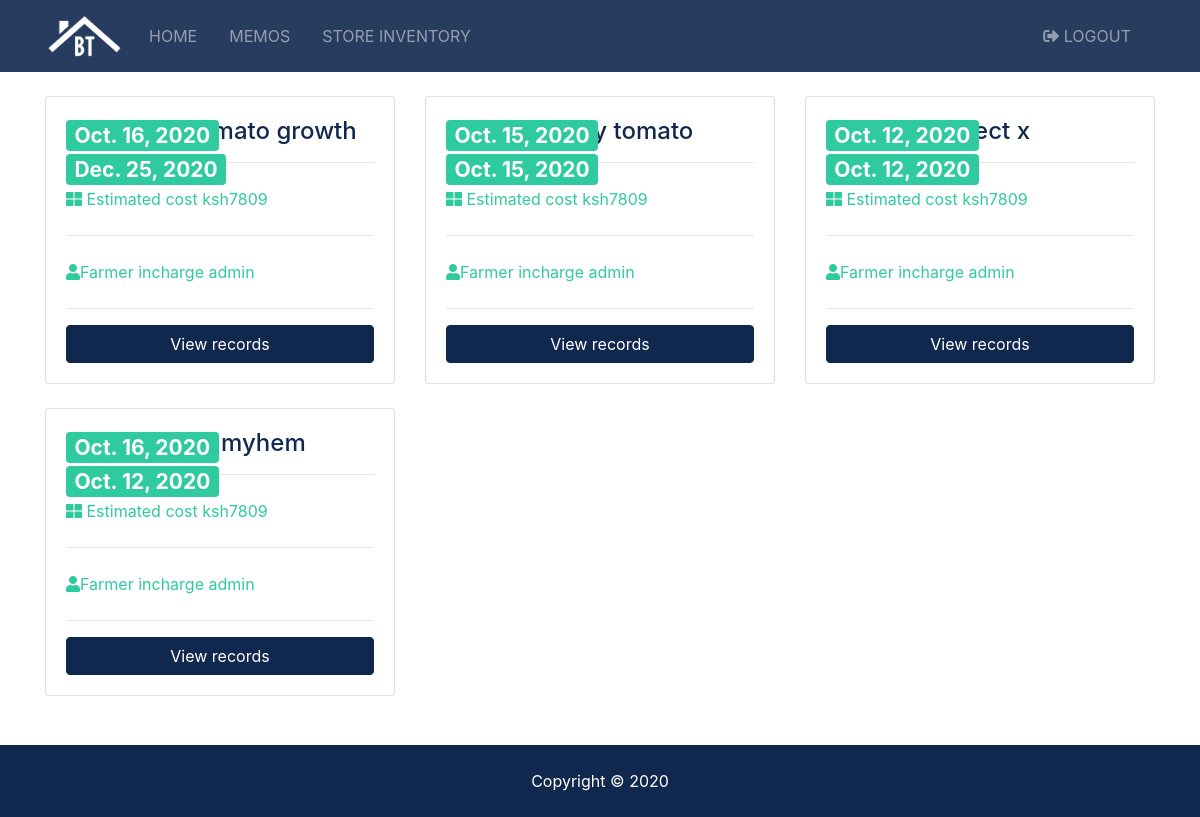
Before: /all (signed in) with the older database file.
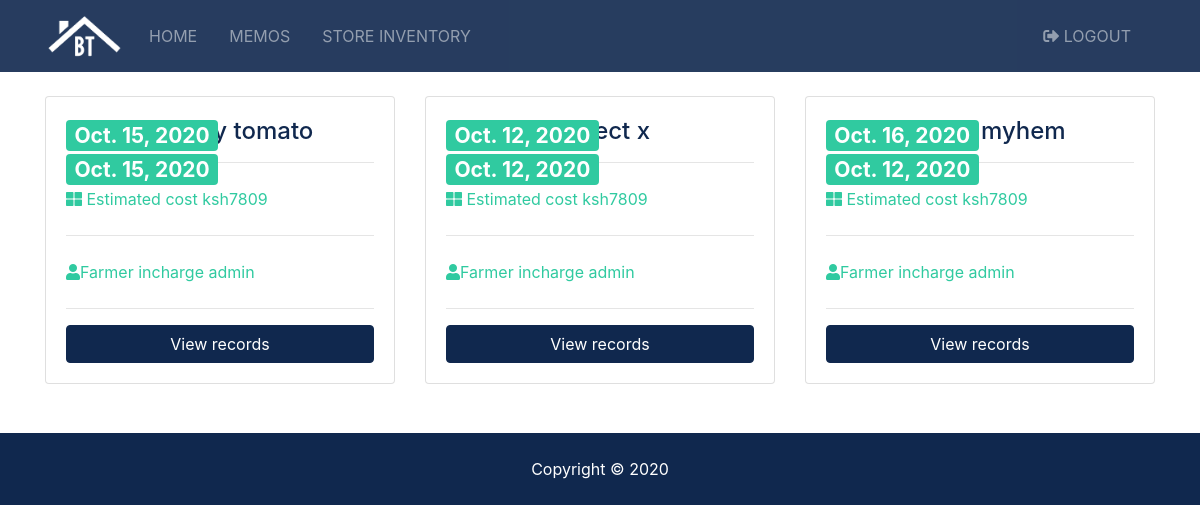
After: the same page with the newer database file.
### main/models.py (models this page shows, shortened)
class Listing(models.Model):
  farmer = models.ForeignKey(User, on_delete=models.CASCADE)
  photo_main = models.ImageField(upload_to='photos/%Y/%m/%d/')
  name = models.CharField(max_length=200)
  message = models.TextField(blank=True)
  planted_date= models.DateField()
  due_date = models.DateField(blank=True)
  estimated_cost = models.CharField(max_length=200)
  is_published = models.BooleanField(default=True)
  slug = models.SlugField(max_length=48)

### main/views.py (the view)
# urls.py: path('all', views.index, name='main'),
@login_required
def index(request):
    listings = Listing.objects.order_by('-due_date').filter(is_published=True)
    paginator = Paginator(listings, 6)
    page = request.GET.get('page')
    paged_listings = paginator.get_page(page)
    context = {
      'listings': paged_listings
       }
    return render(request, 'listings/listings.html', context)

### templates/listings/listings.html (shortened to what this page needs)
{% extends 'base.html' %}
{% load humanize %}
{% block content %}
  <section id="listings" class="py-4">
    <div class="container">
      <div class="row">
        {% if listings %}
          {% for listing in listings %}
          <div class="col-md-6 col-lg-4 mb-4">
              <div class="card listing-preview">
                <div class="card-img-overlay">
                  <h3>
                    <span class="badge badge-secondary text-white">{{ listing.planted_date }}</span>
                    <span class="badge badge-secondary text-white">{{ listing.due_date }}</span>
                  </h3>
                </div>
                <div class="card-body">
                  <div class="listing-heading text-center">
                    <h4 class="text-primary">{{ listing.name }}</h4>
                  </div>
                  <hr>
                  <div class="row py-2 text-secondary">
                    <div class="col-12">
                      <i class="fas fa-th-large"></i> Estimated cost ksh{{ listing.estimated_cost }}</div>
                  </div>
                  <hr>
                  <div class="row py-2 text-secondary">
                    <div class="col-12">
                      <i class="fas fa-user"></i>Farmer incharge {{ listing.farmer }}</div>
                  </div>
                  <hr>
                  <a href="{% url 'listing' listing.name %}" class="btn btn-primary btn-block">View records</a>
                </div>
              </div>
            </div>
          {% endfor %}
        {% else %}
          <div class="col-md-12">
            <p>No Listings Available</p>
          </div>
        {% endif %}
      </div>
      <div class="row">
        <div class="col-md-12">
        </div>
      </div>
    </div>
  </section>
{% endblock %}

### templates/base.html (shortened to what this page needs)
{% load static %}
<!DOCTYPE html>
<html lang="en">
<head>
  <link rel="stylesheet" href="{% static 'css/all.css' %}">
  <link rel="stylesheet" href="{% static 'css/bootstrap.css' %}">
  <link rel="stylesheet" href="{% static 'css/style.css' %}">
  <link rel="stylesheet" href="{% static 'css/lightbox.min.css' %}">
</head>
<body>
  {% include 'partials/_navbar.html' %}
  {% block content %} {% endblock %}
  {% include 'partials/_footer.html' %}
</body>
</html>

### templates/partials/_navbar.html (shortened to what this page needs)
{% load static %}
<nav class="navbar navbar-expand-lg navbar-dark bg-primary sticky-top">
    <div class="container">
      <a class="navbar-brand" href="#">
        <img src="{% static 'img/logo.png' %}" class="logo" alt="">
      </a>
      <div class="collapse navbar-collapse" id="navbarNavAltMarkup">
        <ul class="navbar-nav">
          <li
            {% if '/' == request.path %}
              class="nav-item active mr-3"
            {% else %}
              class="nav-item mr-3"
            {% endif %}
          >
            <a class="nav-link" href="{% url 'main' %}">Home</a>
          </li>
          <li
            {% if 'about' in request.path %}
              class="nav-item active mr-3"
            {% else %}
              class="nav-item mr-3"
            {% endif %}
          >
            <a class="nav-link" href="#">Memos</a>
          </li>
          <li
            {% if 'listings' in request.path %}
              class="nav-item active mr-3"
            {% else %}
              class="nav-item mr-3"
            {% endif %}
          >
            <a class="nav-link" href="#">Store inventory</a>
          </li>
        </ul>
        <ul class="navbar-nav ml-auto">
          {% if user.is_authenticated %}
          <li class="nav-item mr-3">
            <a href="javascript:{document.getElementById('logout').submit()}" class="nav-link">
              <i class="fas fa-sign-out-alt"></i> Logout
            </a>
          </li>
          {% endif %}
        </ul>
      </div>
    </div>
  </nav>

### templates/partials/_footer.html
<footer id="main-footer" class="py-4 bg-primary text-white text-center">
    Copyright &copy;
    <span class="year"></span>
</footer>

### mysite/static/css/all.css (style rules this page uses)
.fa, .fas, .far, .fal, .fab { -moz-osx-font-smoothing: grayscale; -webkit-font-smoothing: antialiased; display: inline-block; font-style: normal; font-variant: normal; text-rendering: auto; line-height: 1; }
.fa-sign-out-alt:before { content: "\f2f5"; }
.fa-th-large:before { content: "\f009"; }
.fa-user:before { content: "\f007"; }
.fa, .fas { font-family: 'Font Awesome 5 Free'; font-weight: 900; }

### mysite/static/css/style.css (style rules this page uses)
img { width: 100%; }
.logo { width: 80px; }
.navbar { opacity: 0.9; text-transform: uppercase; }
.listing-preview a { position: relative; }

Changed rows visible on the page:
removed Listing: planted_date "Oct. 16, 2020", due_date "Dec. 25, 2020", name "project y tomato growth", estimated_cost "7809", farmer "admin"
